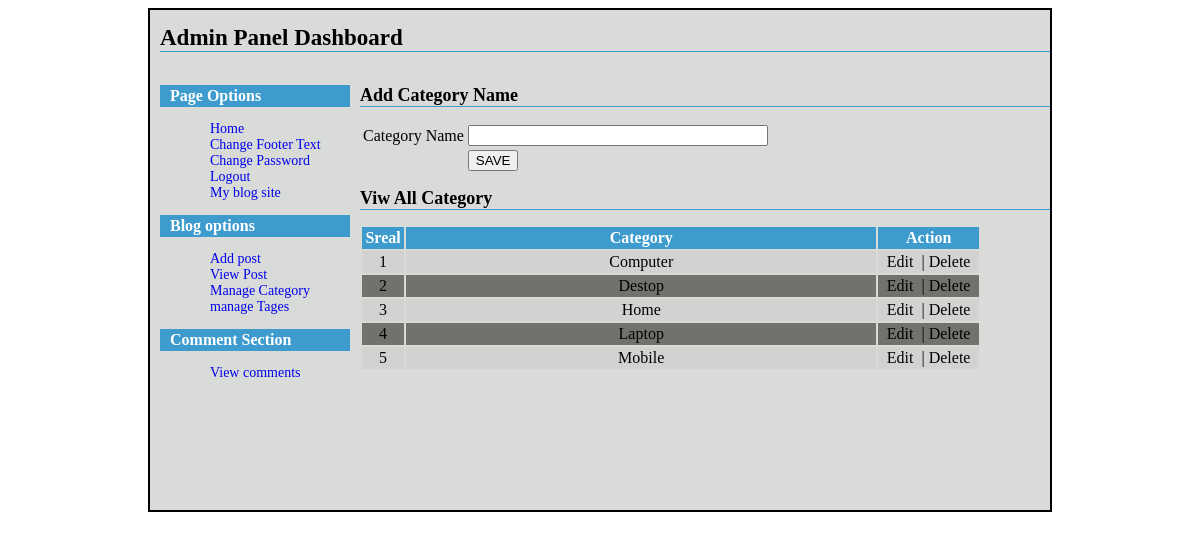
Screenshot of /admin/manage-category.php (signed in) with the database file from the repository.
### tables this page shows
CREATE TABLE IF NOT EXISTS `tbl_category` (
  `cat_id` int(11) NOT NULL AUTO_INCREMENT,
  `cat_name` varchar(255) NOT NULL,
  PRIMARY KEY (`cat_id`)
);

### admin/manage-category.php (the view, shortened to what this page needs)
<?php include("header.php"); ?>
<h2>Add Category Name </h2>
	<form action= "" method= "post">
	<table>
	<tr>
	<td>Category Name</td>
	<td><input class= "midum" type= "text" name="cat_name"></td>
	</tr>
	<tr>
	<td></td>
	<td><input type= "submit" value="SAVE" name= "form1" ></td>
	</tr>
	</table>
	</form>
	<h2>Viw All Category</h2>
	<table class= "tbl2" width= "90%"  >
	<tr>
	<th width="5%">Sreal</th>
	<th width="70%">Category</th>
	<th width="15%">Action</th>
	</tr>
	<?php
	$i=0;
	$statement= $db->prepare("SELECT * FROM tbl_category ORDER BY cat_name ASC");
		$statement->execute();
		$result= $statement->fetchAll(PDO::FETCH_ASSOC);
		foreach($result as $row)
		{
			$i++;
		?>
		<tr>
	<td><?php echo $i; ?></td>
	<td><?php echo $row['cat_name']; ?></td>
	<td>
	<a class="fancybox" href="#inline<?php echo $i; ?>">Edit</a>
	&nbsp;|&nbsp;<a onclick='return confirmDelete();' href= "manage-category.php?id=<?php echo $row['cat_id']; ?>" >Delete</a></td>
	</tr>
	<?php
		}
	?>
	</table>
	<?php include("footer.php"); ?>

### style-admin.css (style rules this page uses)
input { cursor:pointer; }
input.midum[type='text'], input.midum[type='password'] { width:300px; }
table.tbl2 { margin-top:10px; }
table.tbl2 tr th,table.tbl2 td { padding:2px; }
table.tbl2 tr td { text-align:center; }
table.tbl2 tr th { background-color:#3d9ccd; color:#fff; }
table.tbl2 tr:nth-child(2n+1) td { background-color:#70726e; }
table.tbl2 tr:nth-child(2n) td { background-color:#d2d3d1; }
table.tbl2 tr td a { color:#000; text-decoration:none; }
#content h2 { font-size:18px; color:#000; border-bottom:1px solid #3d9ccd; margin-top:10px; }

### rows the page displays
tbl_category: cat_name "Computer"
tbl_category: cat_name "Destop"
tbl_category: cat_name "Home"
tbl_category: cat_name "Laptop"
tbl_category: cat_name "Mobile"
